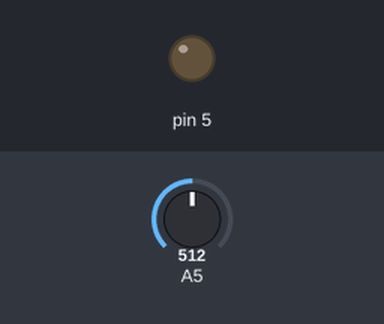
Bench run of a sketch on a simulated Arduino Uno, built with avr-gcc and run on an emulated ATmega328P. On the bench: output pins drawn as LEDs (lit = HIGH). The test bench sets the inputs (shaded band); at power-on: A5 = 512.

Above: at 1.2 s.
1.3 s: A5 set to 742
2.8 s: A5 set to 762
At 4.0 s:
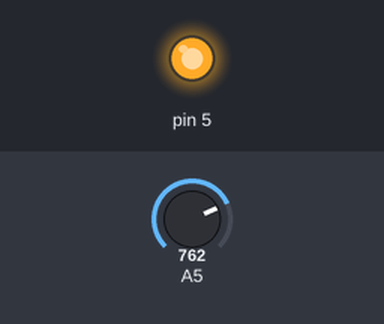
4.3 s: A5 set to 740
At 5.2 s:
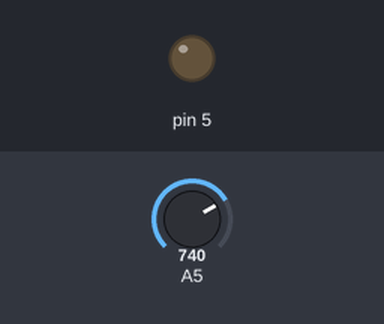
5.8 s: A5 set to 760
At 6.3 s:
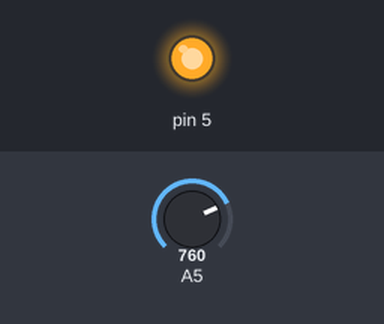
Timing chart, 0 to 8.3 s (numbered marks = the images above; inputs shaded):
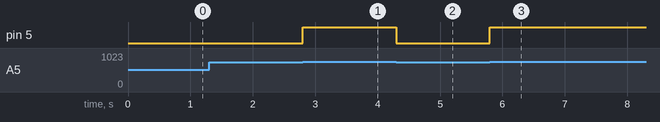

Measured:
- the behaviour switches between 750 and 751 on A5 (found by bisection; images 0 and 1)
- after the input at 1.3 s, every drawn part: stays the same
- after the input at 2.8 s, pin 5: LOW → HIGH at once
- after the input at 4.3 s, pin 5: HIGH → LOW at once
- after the input at 5.8 s, pin 5: LOW → HIGH at once

The sketch:

bright_buzz.ino
```cpp
/* Just a simple buzzer. Buzzes when light is above a certain level */

int DETECT;
void setup() {
  pinMode(5,OUTPUT);
  pinMode(A5,INPUT);
  // Serial.begin(9600); // used to determine above ambient values. Not necessary for functionality
}

void loop() {
  DETECT = analogRead(A5);
  // Serial.println(DETECT); // used to determine above ambient values. Not necessary for functionality
  if (DETECT>750){
    digitalWrite(5,HIGH);
  }
  else {
    digitalWrite(5,LOW);
  }

}
```
